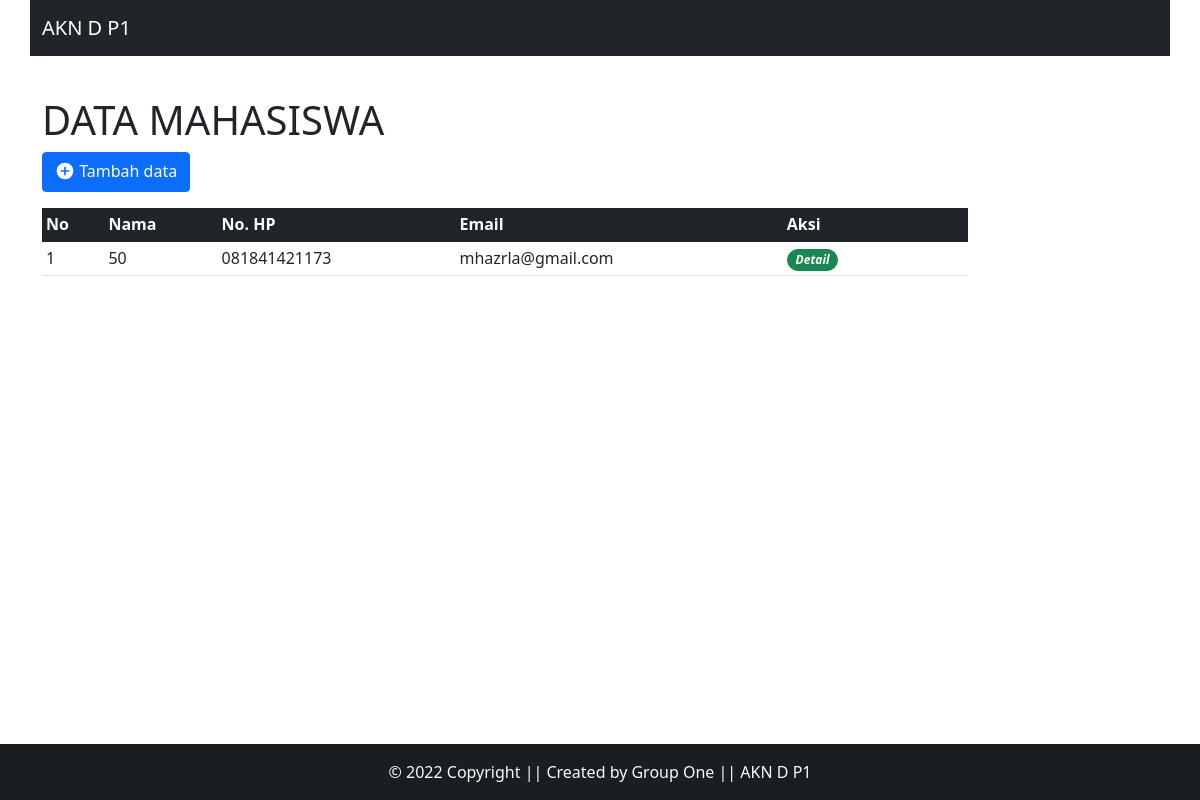
The page / on the database its author committed.
### tables this page shows
CREATE TABLE `mahasiswa` (
  `id` int(11) NOT NULL,
  `nama` varchar(75) NOT NULL,
  `jenisKelamin` varchar(50) NOT NULL,
  `tempatLahir` varchar(50) NOT NULL,
  `tanggalLahir` varchar(50) NOT NULL,
  `kewarganegaraan` varchar(50) NOT NULL,
  `agama` varchar(50) NOT NULL,
  `noHP` varchar(50) NOT NULL,
  `email` varchar(50) NOT NULL,
  `instagram` varchar(50) NOT NULL
);

### config.php (called while the page is built, shortened)
<?php
$WEB_CONFIG = [
 'app_name' => 'AKN D P1',
 'base_url' => 'http://localhost/bootstrap-mysql-php/'
];
 ?>

### actions/read.php (the view)
<?php
$query = "SELECT * FROM mahasiswa ORDER BY id DESC";
$result = mysqli_query($connect, $query);
 ?>
<a href="<?= $WEB_CONFIG['base_url'] ?>index.php?page=tambah" class="btn btn-primary mb-3">
    <svg style="width:20px;height:20px" viewBox="0 0 24 24" class="mb-1 m">
        <path fill="#fff" d="M17,13H13V17H11V13H7V11H11V7H13V11H17M12,2A10,10 0 0,0 2,12A10,10 0 0,0 12,22A10,10 0 0,0 22,12A10,10 0 0,0 12,2Z" />
    </svg> Tambah data
</a>
<div class="box_table">
    <table class="table table-sm">
        <thead class="table-dark">
            <tr>
                <th scope="col">No</th>
                <th scope="col">Nama</th>
                <th scope="col">No. HP</th>
                <th scope="col">Email</th>
                <th scope="col" width="20%">Aksi</th>
            </tr>
        </thead>
        <tbody>
            <?php $no = 1; ?>
            <?php while($data = mysqli_fetch_array($result)) : ?>
            <tr>
                <td><?= $no ?></td>
                <td><?= $data['nama'] ?></td>
                <td><?= $data['noHP'] ?></td>
                <td><?= $data['email'] ?></td>
                <td>
                    <a href="<?= $WEB_CONFIG['base_url'] ?>index.php?page=detail&id=<?= $data['id'] ?>" class="btn btn-success badge rounded-pill "><i class="bi bi-info-circle">Detail</a>
                </td>
            </tr>
            <?php $no++ ?>
            <?php endwhile; ?>
        </tbody>
    </table>
</div>

### rows shown on the page
mahasiswa: nama "50", noHP "081841421173", email "mhazrla@gmail.com"

### other values the page prints
$WEB_CONFIG['app_name'] "AKN D P1"
